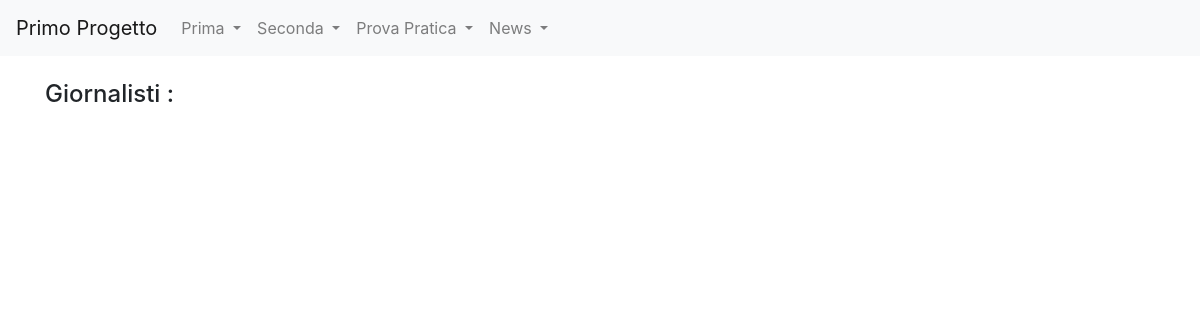
The page /news/lista_giornalisti/ on the database as committed earlier.
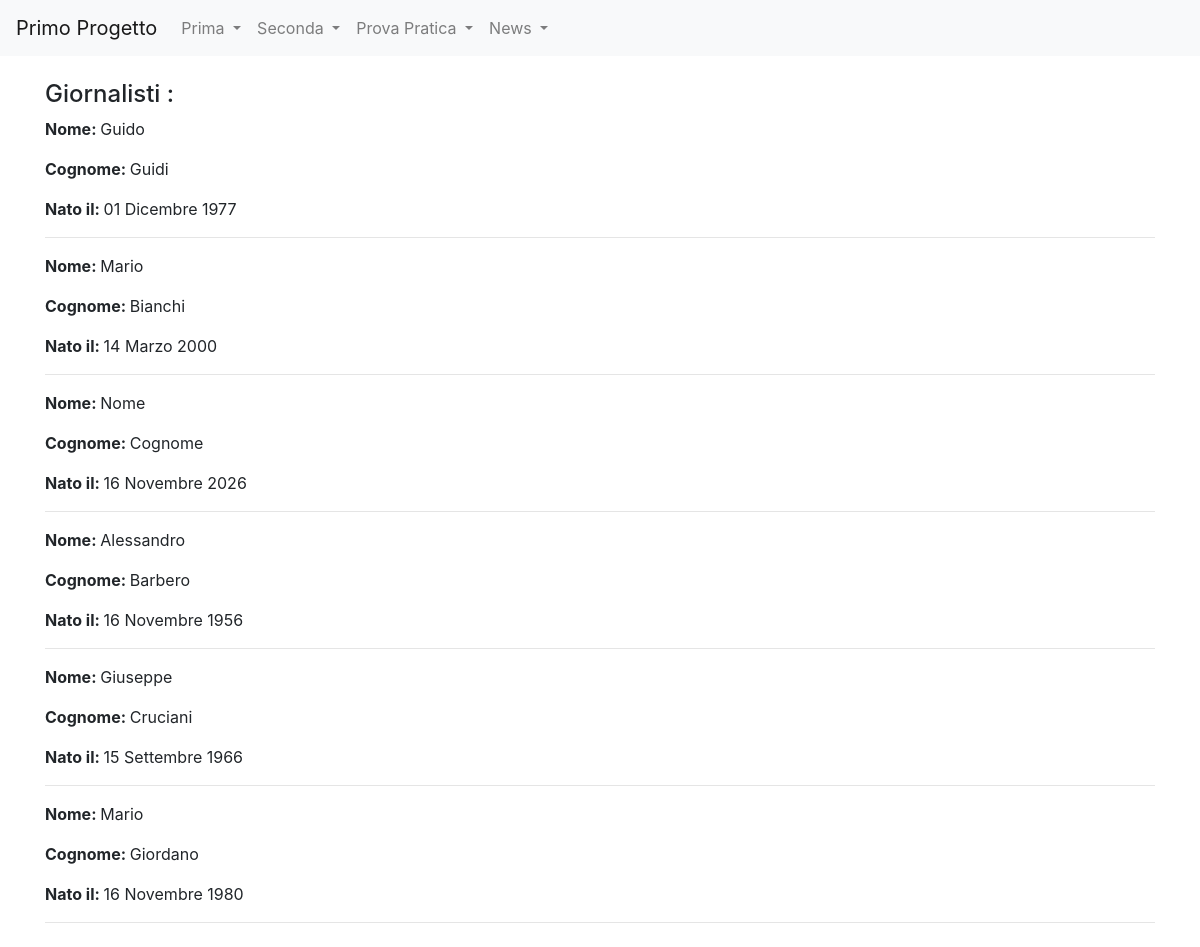
The same page on the database as committed later.
### news/models.py (models this page shows, shortened)
class Giornalista(models.Model):
    nome = models.CharField(max_length=20)
    cognome = models.CharField(max_length=20)
    anno_di_nascita = models.DateField(blank=True)
    class Meta:
        verbose_name = "Giornalista"
        verbose_name_plural = "Giornalisti"

### news/views.py (the view)
# urls.py: path("lista_giornalisti/", listaGiornalisti, name="listaGiornalisti"),
def listaGiornalisti(request):
    giornalisti = Giornalista.objects.all()
    context = {"giornalisti": giornalisti}
    return render(request, "lista_giornalisti.html", context)

### news/templates/lista_giornalisti.html (shortened to what this page needs)
{% extends 'base.html'%}
{%block content%}
    <h4>Giornalisti :</h4>
    {% for giornalista in giornalisti %}
        <p><strong>Nome: </strong>{{ giornalista.nome}}</p>
        <p><strong>Cognome: </strong>{{ giornalista.cognome }}</p>
        <p><strong>Nato il: </strong>{{ giornalista.anno_di_nascita }}</p>
        <hr>
    {% endfor %}
{%endblock content%}

Rows that differ between the two databases and show on the page:
added Giornalista: nome "Guido", cognome "Guidi", anno_di_nascita "01 Dicembre 1977"
added Giornalista: nome "Mario", cognome "Bianchi", anno_di_nascita "14 Marzo 2000"
added Giornalista: nome "Nome", cognome "Cognome", anno_di_nascita "16 Novembre 2026"
added Giornalista: nome "Alessandro", cognome "Barbero", anno_di_nascita "16 Novembre 1956"
added Giornalista: nome "Giuseppe", cognome "Cruciani", anno_di_nascita "15 Settembre 1966"
added Giornalista: nome "Mario", cognome "Giordano", anno_di_nascita "16 Novembre 1980"
